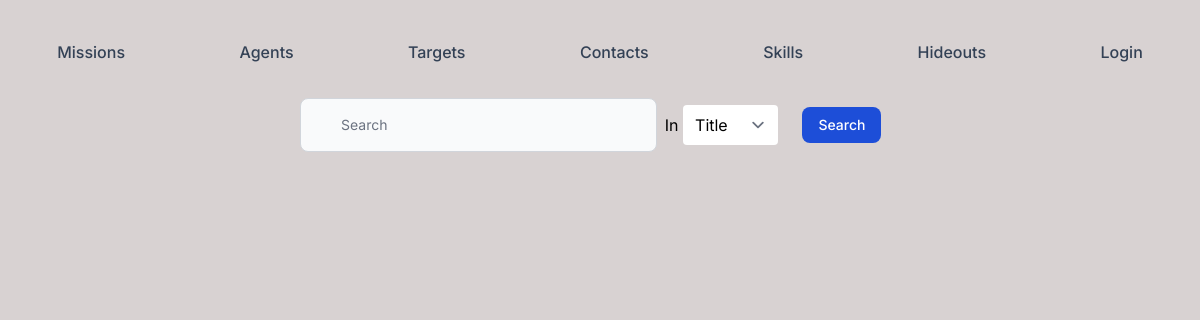
The app's page /dist/index.php, older data.
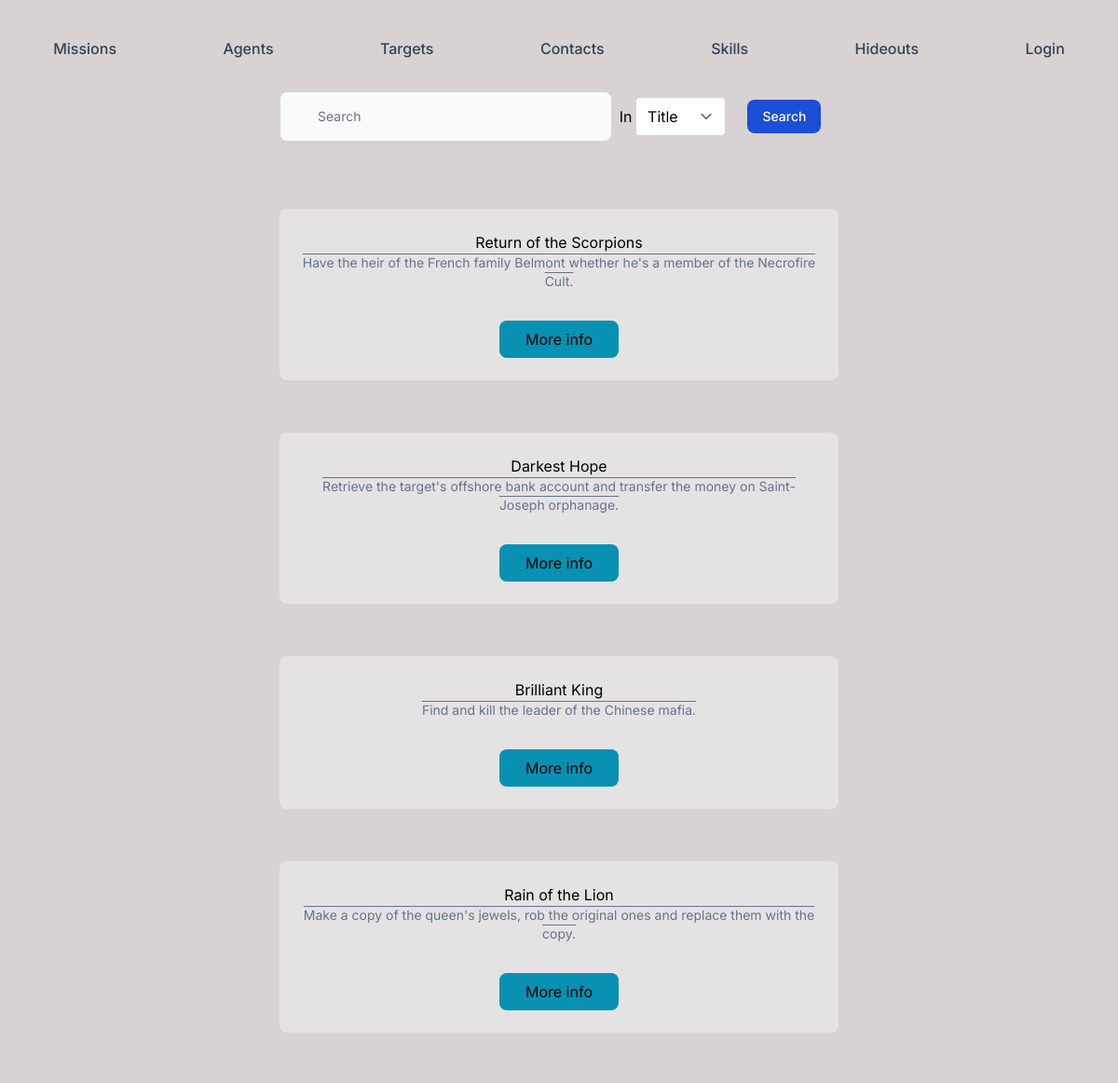
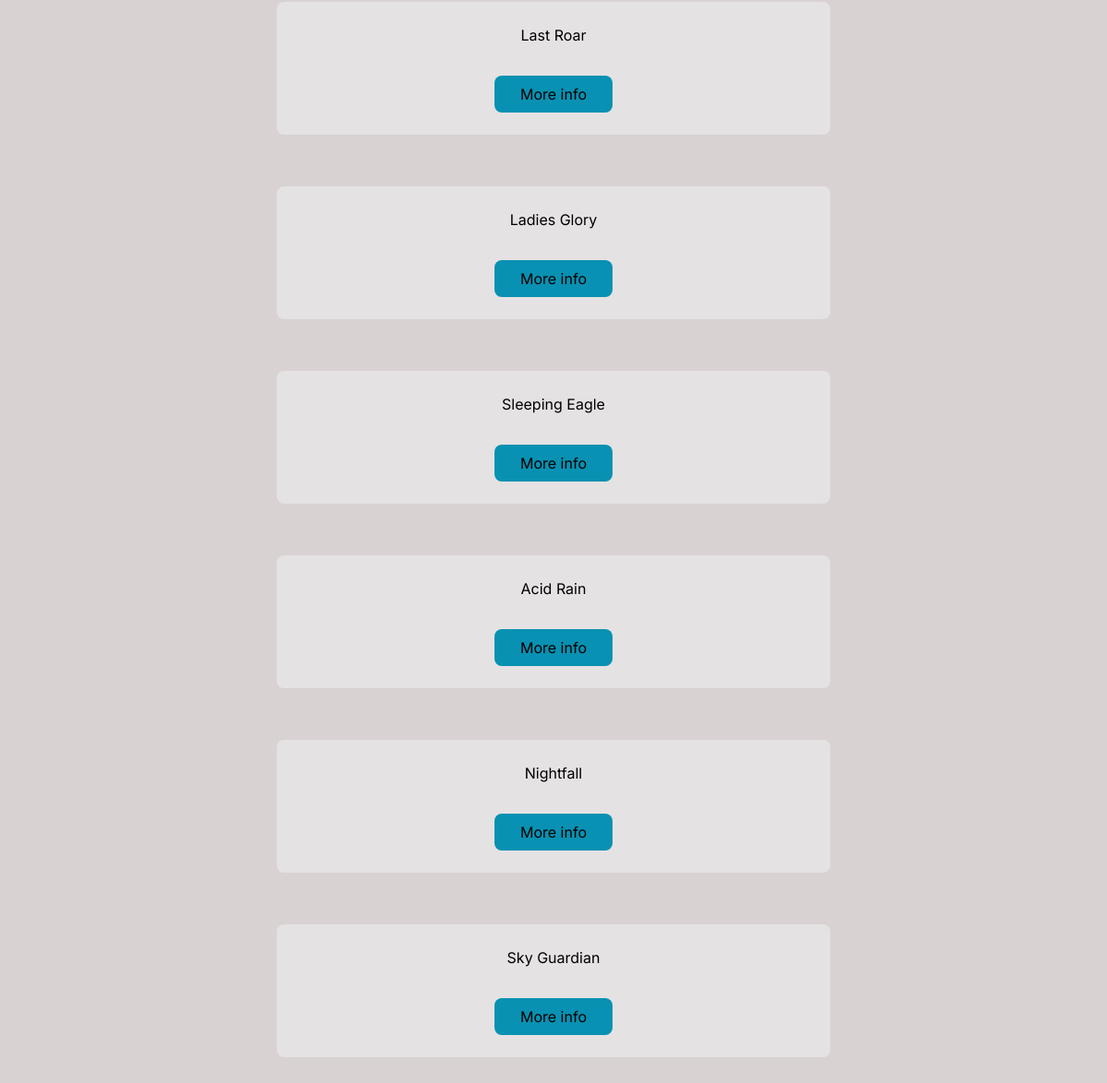
The same page, newer data (2 pictures, top to bottom).
### tables this page shows
CREATE TABLE IF NOT EXISTS `mission` (
  `id` int(11) NOT NULL AUTO_INCREMENT,
  `title` varchar(60) NOT NULL,
  `description` tinytext NOT NULL,
  `code_name` varchar(60) DEFAULT NULL,
  `country` varchar(60) NOT NULL,
  `start_date` datetime NOT NULL,
  `end_date` datetime NOT NULL,
  `skill_id` int(11) NOT NULL,
  `mission_type_id` int(11) NOT NULL,
  `mission_status_id` int(11) NOT NULL,
  PRIMARY KEY (`id`),
  KEY `FK_skill_id_mission` (`skill_id`),
  KEY `FK_mission_type_id` (`mission_type_id`),
  KEY `FK_mission_status_id` (`mission_status_id`),
  CONSTRAINT `FK_mission_status_id` FOREIGN KEY (`mission_status_id`) REFERENCES `mission_status` (`id`),
  CONSTRAINT `FK_mission_type_id` FOREIGN KEY (`mission_type_id`) REFERENCES `mission_type` (`id`),
  CONSTRAINT `FK_skill_id_mission` FOREIGN KEY (`skill_id`) REFERENCES `skill` (`id`)
);

### dist/index.php (the view, shortened to what the changed rows need)
<!DOCTYPE html>
<html lang="fr">
<?php session_start();
$cleardb_url = parse_url("mysql://ba008afa4d9a14:48bc42f5@us-cdbr-east-06.cleardb.net/heroku_3c2b29750d62481?reconnect=true");
$cleardb_server = $cleardb_url["host"];
$cleardb_username = $cleardb_url["user"];
$cleardb_password = $cleardb_url["pass"];
$cleardb_db = substr($cleardb_url["path"], 1);
$pdo = mysqli_connect($cleardb_server, $cleardb_username, $cleardb_password, $cleardb_db);
?>
<head>
  <link rel="stylesheet" href=" ./output.css">
  <link rel="stylesheet" href="../css/styles.css">
</head>
<body>
  <div class="block relative text-center py-8">
    <?php
    if (isset($_GET['search']) && !empty(trim($_GET['keywords']))) {
      $words = preg_split("/[\s,]+/", $_GET['keywords']);
      switch ($_GET['searchOption']) {
        case 'title':
          $sql = "SELECT * FROM mission WHERE title LIKE '%$words[0]%'";
          break;
        case 'code_name':
          $sql = "SELECT * FROM mission WHERE code_name LIKE '%$words[0]%'";
          break;
        case 'country':
          $sql = "SELECT * FROM mission WHERE country = '$_GET[keywords]'";
          break;
        case 'start_date':
          $sql = "SELECT * FROM mission WHERE start_date LIKE '%$words[0]%'";
          break;
        case 'end_date':
          $sql = "SELECT * FROM mission WHERE end_date LIKE '%$words[0]%'";
          break;
        case 'skill':
          foreach (mysqli_query($pdo, "SELECT * FROM skill WHERE name = '$_GET[keywords]'") as $skill) {
            foreach (mysqli_query($pdo, "SELECT * FROM mission WHERE skill_id = '$skill[id]'") as $mission) {
              $sql = "SELECT * FROM mission WHERE skill_id = '$mission[skill_id]'";
            }
          };
          break;
        case 'mission_type':
          foreach (mysqli_query($pdo, "SELECT * FROM mission_type WHERE type = '$_GET[keywords]'") as $type) {
            foreach (mysqli_query($pdo, "SELECT * FROM mission WHERE mission_type_id = '$type[id]'") as $mission) {
              $sql = "SELECT * FROM mission WHERE mission_type_id = '$mission[mission_type_id]'";
            }
          };
          break;
        case 'mission_status':
          foreach (mysqli_query($pdo, "SELECT * FROM mission_status WHERE status = '$_GET[keywords]'") as $status) {
            foreach (mysqli_query($pdo, "SELECT * FROM mission WHERE mission_status_id = '$status[id]'") as $mission) {
              $sql = "SELECT * FROM mission WHERE mission_status_id = '$mission[mission_status_id]'";
            }
          };
          break;
        case 'agent':
          foreach (mysqli_query($pdo, "SELECT * FROM agent WHERE last_name = '$_GET[keywords]'") as $agent) {
            foreach (mysqli_query($pdo, "SELECT * FROM mission_agent WHERE agent_id = '$agent[id]'") as $mission) {
              $sql = "SELECT * FROM mission WHERE id = '$mission[mission_id]'";
              if ("SELECT COUNT($mission[mission_id]) > 1") {
                foreach (mysqli_query($pdo, "SELECT * FROM mission_agent WHERE agent_id = '$agent[id]'") as $count) {
                  $sql .= " OR id = $count[mission_id]";
                }
              } else {
                $sql = "SELECT * FROM mission WHERE id = '$mission[mission_id]'";
              }
            }
          };
          break;
        case 'contact':
          foreach (mysqli_query($pdo, "SELECT * FROM contact WHERE last_name = '$_GET[keywords]'") as $contact) {
            foreach (mysqli_query($pdo, "SELECT * FROM mission_contact WHERE mission_id = '$contact[id]'") as $mission) {
              $sql = "SELECT * FROM mission WHERE id = '$mission[mission_id]'";
            }
          };
      }
    } else {
      $sql = "SELECT * FROM mission";
    }
    foreach (mysqli_query($pdo, ($sql)) as $mission) {
      echo '<div class="mx-auto w-3/4 md:w-2/3 lg:w-1/2 rounded-lg bg-gray-100/50 p-6 m-4">';
      echo $mission['title'] . '<br>';
      echo '<p class="overline text-sm text-slate-500">';
      echo $mission['description'];
      echo '<p>' . '<br>';
      echo '<div class="flex flex-wrap justify-evenly">';
      echo '<form action="./actions/missionInfo.php" method="GET">';
      echo '<button type="submit" value="' . $mission['id'] . '" name="info" class="mt-2 p-2 w-32 rounded-lg hover:bg-cyan-700 bg-cyan-600">';
      echo 'More info';
      echo '</button>';
      echo '</form>';
      echo '</div>';
      echo '</div>';
      echo "<br>";
    } ?>
  </div>
</body>
</html>

Row changes from the older to the newer data that the page shows:
added mission: title "Return of the Scorpions", description "Have the heir of the French family Belmont whether he's a member of the Necrofire Cult.", $mission['id'] 11 (drawn)
added mission: title "Darkest Hope", description "Retrieve the target's offshore bank account and transfer the money on Saint-Joseph orphanage.", $mission['id'] 12 (drawn)
added mission: title "Brilliant King", description "Find and kill the leader of the Chinese mafia.", $mission['id'] 13 (drawn)
added mission: title "Rain of the Lion", description "Make a copy of the queen's jewels, rob the original ones and replace them with the copy.", $mission['id'] 14 (drawn)
added mission: title "Last Roar", $mission['id'] 15 (drawn)
added mission: title "Ladies Glory", $mission['id'] 16 (drawn)
added mission: title "Sleeping Eagle", $mission['id'] 17 (drawn)
added mission: title "Acid Rain", $mission['id'] 18 (drawn)
added mission: title "Nightfall", $mission['id'] 19 (drawn)
added mission: title "Sky Guardian", $mission['id'] 20 (drawn)
